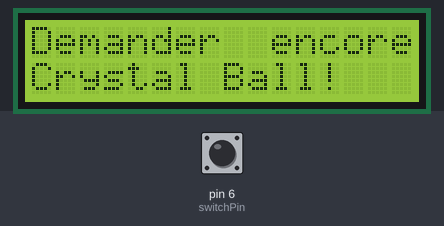
Recording of a sketch running on a simulated Arduino Uno, built with avr-gcc and run on an emulated ATmega328P. Shown: 16×2 character LCD. The inputs (shaded band) are chosen by the test bench; at power-on: pin 6 (switchPin) LOW. Random numbers use the default seed unless the sketch sets one.

Above: at 1.2 s.
1.3 s: pin 6 (switchPin) pulled HIGH for 0.15 s
At 2.3 s:
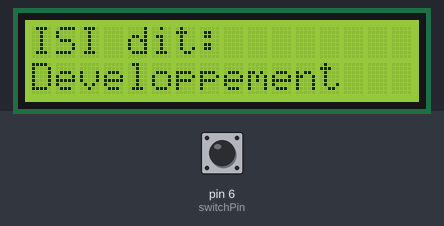
2.9 s: pin 6 (switchPin) pulled HIGH for 1 s
At 4.7 s:
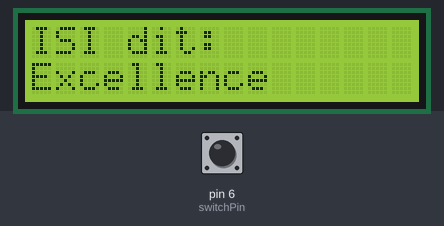
5.4 s: pin 6 (switchPin) pulsed HIGH 5 times (0.12 s each, 0.3 s apart)
At 7.4 s:
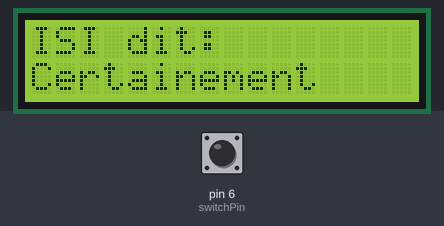
8.4 s: pin 6 (switchPin) pulled HIGH for 0.15 s
At 8.8 s:
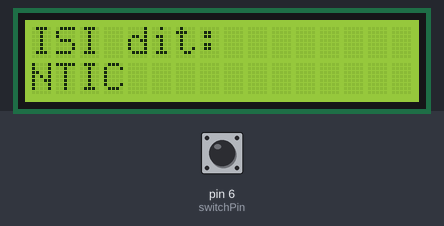
10.0 s: pin 6 (switchPin) pulled HIGH for 3.2 s
At 14.2 s:
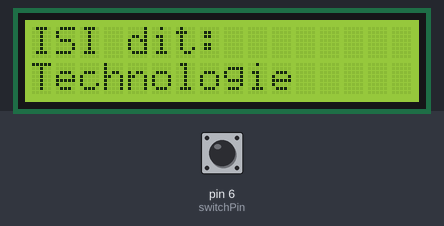
14.7 s: pin 6 (switchPin) pulled HIGH for 0.15 s
At 16.0 s:
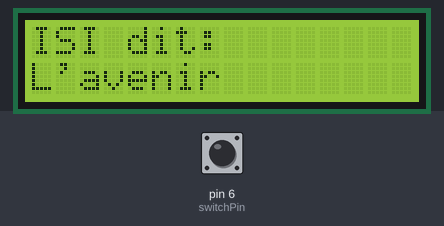
Timing chart, 0 to 17.3 s (numbered marks = the images above; inputs shaded):
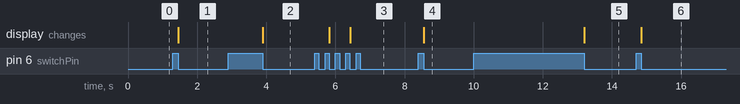

The sketch:

Projet11_Crystal_Bale_Tilt.ino
```cpp
#include <LiquidCrystal.h>
LiquidCrystal lcd(12,11,5,4,3,2);
const int switchPin = 6;
int switchState=0;
int prevSwitchState = 0;
int reply;
void setup() {
  // put your setup code here, to run once:
  lcd.begin(16,2);
  pinMode(switchPin, INPUT);
  lcd.print("Demander  encore");
  lcd.setCursor(0,1);
  lcd.print("Crystal Ball!");
}

void loop() {
  // put your main code here, to run repeatedly:
  switchState = digitalRead(switchPin);
  if(switchState != prevSwitchState){
    if(switchState == LOW){
      reply=random(8);
      lcd.clear();
      lcd.setCursor(0,0);
      lcd.print("ISI dit:");
      lcd.setCursor(0,1);
      switch(reply){
        case 0:
        lcd.print("Certainement");
        break;
        case 1:
        lcd.print("Excellence");
        break;
        case 2:
        lcd.print("Innovation");
        break;
        case 3:
        lcd.print("Technologie");
        break;
        case 4:
        lcd.print("Sience et Tech");
        break;
        case 5:
        lcd.print("L'avenir");
        break;
        case 6:
        lcd.print("NTIC");
        break;
        case 7:
        lcd.print("Developpement");
        break;
      }
    }
  }
  prevSwitchState = switchState;
}
```

Measured:
- after the input at 1.3 s, the display: changes after 0.16 s (image 1)
- after the input at 2.9 s, the display: changes after 1.0 s (image 2)
- after the input at 5.4 s, the display: first changes after 0.42 s (image 3 shows a later state)
- after the input at 8.4 s, the display: changes after 0.15 s (image 4)
- after the input at 10.0 s, the display: changes after 3.2 s (image 5)
- after the input at 14.7 s, the display: changes after 0.15 s (image 6)
